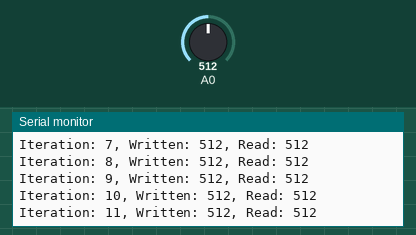
Recording of a sketch running on a simulated Arduino Nano, built with avr-gcc and run on an emulated ATmega328P. On the bench: the last lines printed to the serial monitor. The inputs (shaded band) are chosen by the test bench; at power-on: A0 = 512. Random numbers use the default seed unless the sketch sets one; EEPROM starts erased.

Above: at 1.2 s.
1.3 s: A0 set to 716
At 1.41 s:
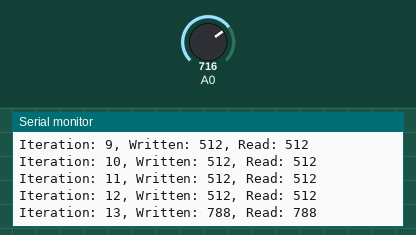
2.8 s: A0 set to 900
At 2.81 s:
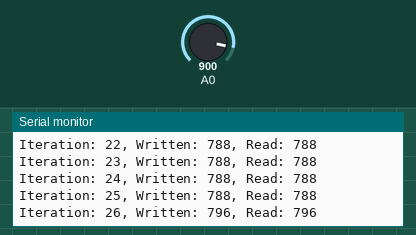
Timing chart, 0 to 5.8 s (numbered marks = the images above; inputs shaded):
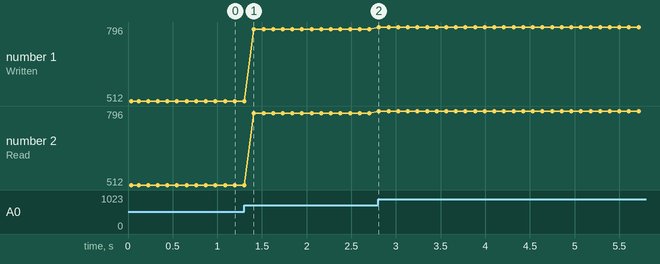

Measured:
- after the input at 1.3 s, the serial monitor: prints a new line after 0.11 s (image 1)
- plotted number 1: 512 → 788 after the input at 1.3 s
- plotted number 2: 512 → 788 after the input at 1.3 s

The sketch:

eeprom_1.ino
```cpp
#include <EEPROM.h>

// Kích thước EEPROM (phụ thuộc vào loại Arduino, với Nano là 1024 byte)
const int EEPROM_SIZE = EEPROM.length();
int eepromAddress = 0; // Địa chỉ hiện tại trong EEPROM
unsigned long iterationCount = 0; // Đếm số lần lặp

void setup() {
  Serial.begin(9600);
  Serial.println("Starting EEPROM write/read test...");
}

void loop() {
  // 1. Tạo giá trị ngẫu nhiên
  randomSeed(analogRead(A0)); // Sử dụng tín hiệu từ A0 làm seed ngẫu nhiên
  int randomValue = random(0, 1024); // Tạo giá trị ngẫu nhiên từ 0-1023

  // 2. Ghi giá trị vào EEPROM
  EEPROM.put(eepromAddress, randomValue);

  // 3. Đọc lại giá trị từ EEPROM
  int readValue;
  EEPROM.get(eepromAddress, readValue);

  // 4. Kiểm tra kết quả
  if (randomValue != readValue) {
    Serial.print("Error at iteration: ");
    Serial.println(iterationCount);
    Serial.print("Written: ");
    Serial.println(randomValue);
    Serial.print("Read: ");
    Serial.println(readValue);
    while (1); // Dừng chương trình nếu xảy ra lỗi
  } else {
    Serial.print("Iteration: ");
    Serial.print(iterationCount);
    Serial.print(", Written: ");
    Serial.print(randomValue);
    Serial.print(", Read: ");
    Serial.println(readValue);
  }

  // 5. Cập nhật địa chỉ EEPROM
  eepromAddress += sizeof(int); // Tiến đến ô nhớ tiếp theo
  if (eepromAddress >= EEPROM_SIZE) {
    eepromAddress = 0; // Quay lại từ đầu nếu vượt quá dung lượng EEPROM
  }

  // 6. Tăng số lần lặp
  iterationCount++;

  // 7. Thêm trễ nhỏ để tránh quá tải
  delay(100); // 100ms (có thể điều chỉnh theo nhu cầu)
}
```
